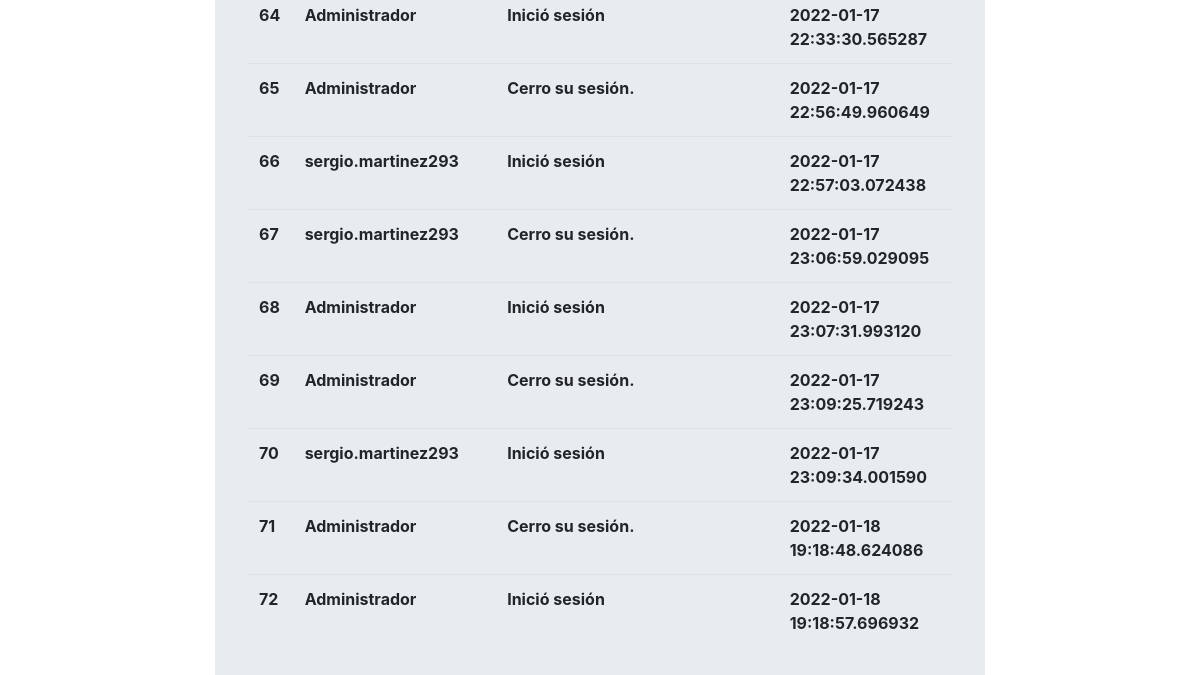
The app's page /log (signed in, lower part), older data.
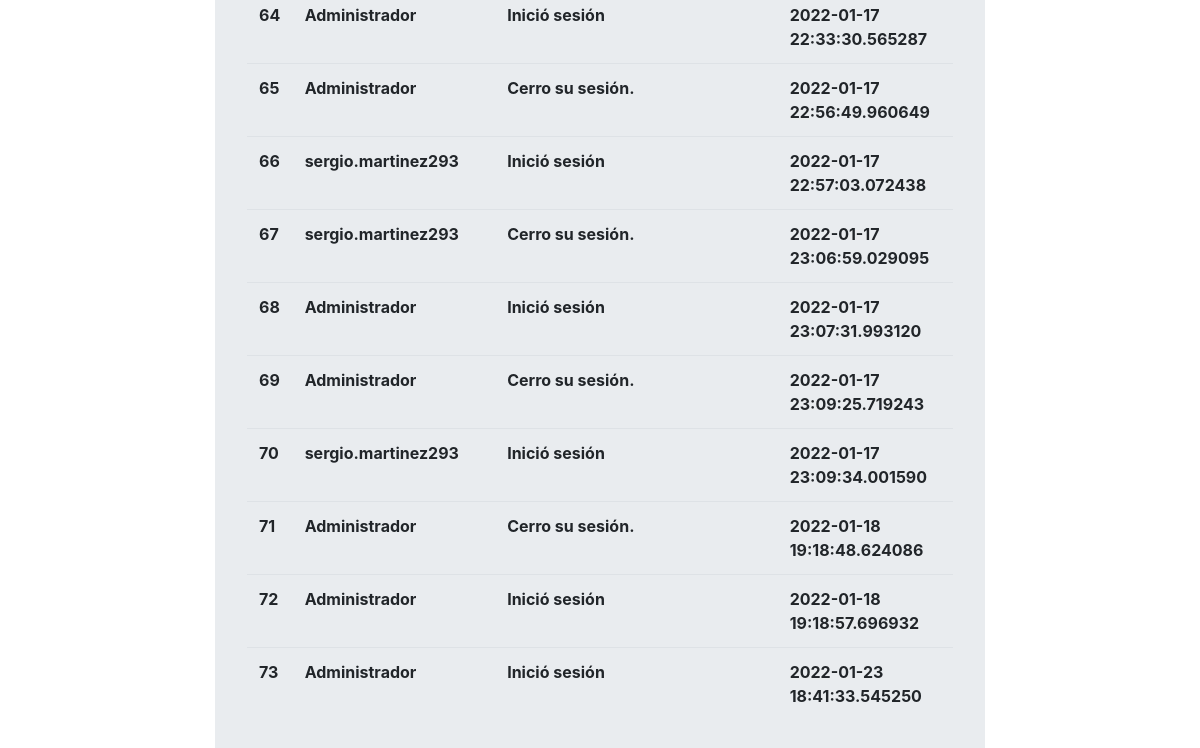
The same page, newer data.
### main.py (models this page shows)
class Log(db.Model,UserMixin):
    id = db.Column(db.Integer, primary_key=True)
    user = db.Column(db.String(30),unique=False,nullable=False)
    user_action = db.Column(db.String(200),unique=False,nullable=False)
    log_date = db.Column(db.DateTime, default=datetime.datetime.utcnow)

### main.py (the view)
@app.route('/log',methods=['GET','POST'])
@login_required
def log():
    if current_user.username == "Administrador":
        logs = Log.query.limit(100).all()
        return render_template('log.html',logs=logs)

### main.py (called while the page is built)
@login_manager.user_loader
def load_user(user_id):
    return User.query.get(int(user_id))

### templates/log.html (shortened to what this page needs)
{% extends "base.html" %}
{% block content %}
<div class="col-2"> </div>
<div class="col-8">
    <div class="jumbotron">
<table class="table">
    <tbody>
        {%for log in logs%}
            <tr>
                <th> {{log.id}}</th>
                <th> {{log.user}}</th>
                <th> {{log.user_action}}</th>
                <th> {{log.log_date}}</th>
            </tr>
        {%endfor%}
    </tbody>
            <br>
            <br>
        </div>
    </div>
{%endblock%}

### templates/base.html (shortened to what this page needs)
<!DOCTYPE html>
<html lang='es'>
    <head>
        <link rel="stylesheet" href="static/css/bootstrap.min.css">
        <link rel="stylesheet" href="static/css/master.css">
    </head>
    <body>
<div class="container-fluid">
   <div class="row">
    {% block content%}{%endblock%}
    </div>
</div>
</body>
<html>

Row changes from the older to the newer data that the page shows:
added Log: id "73", user "Administrador", user_action "Inició sesión", log_date "2022-01-23 18:41:33.545250"
